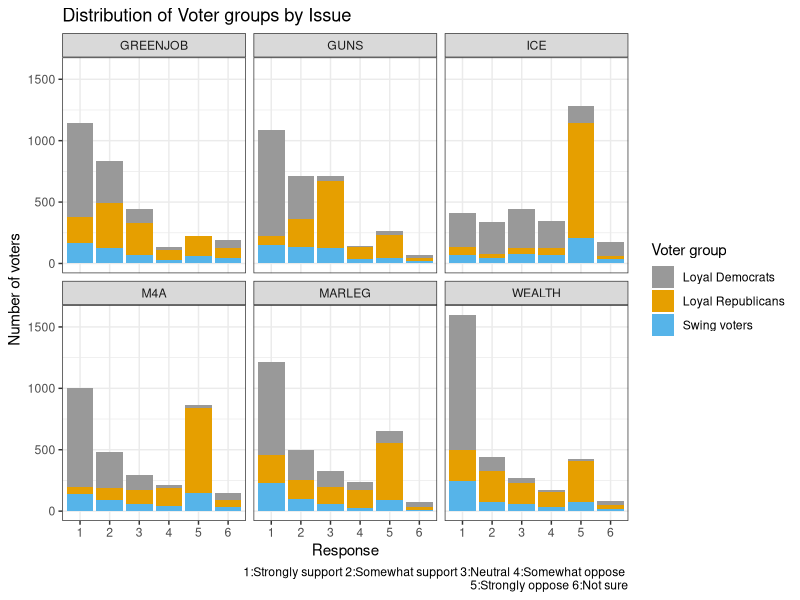
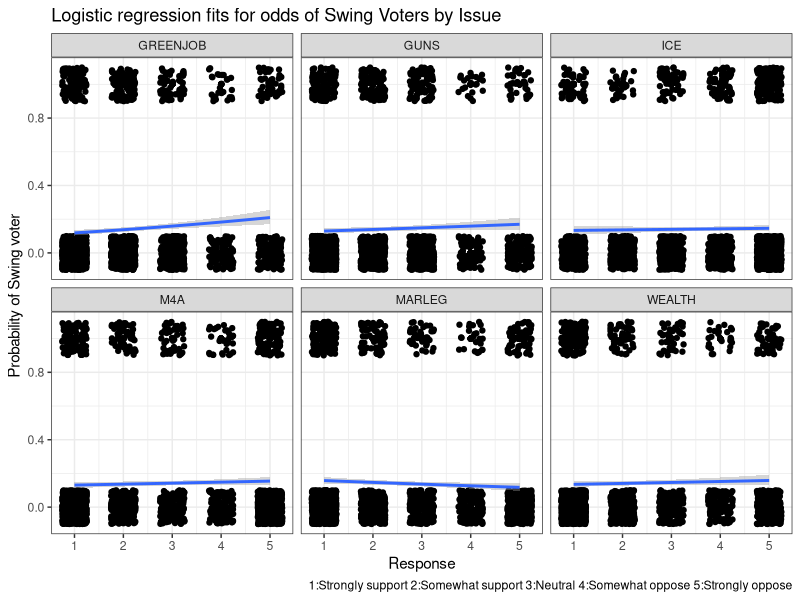
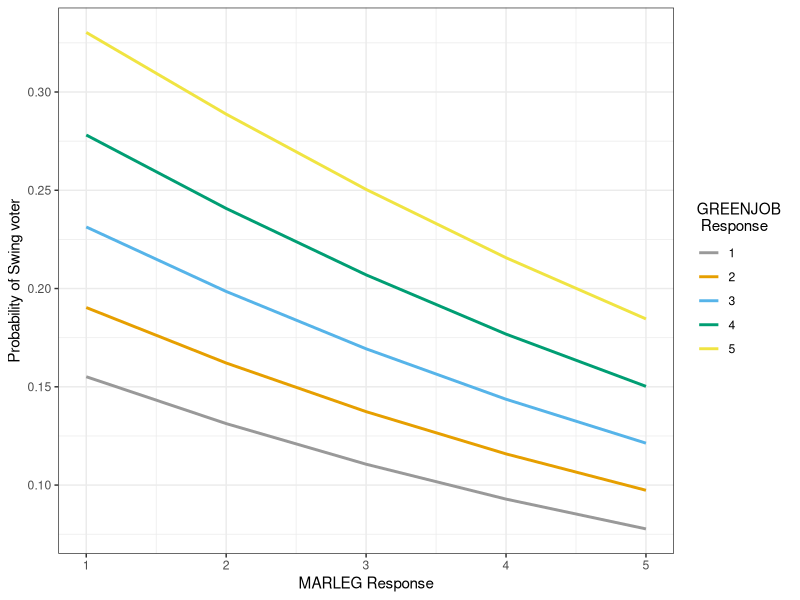
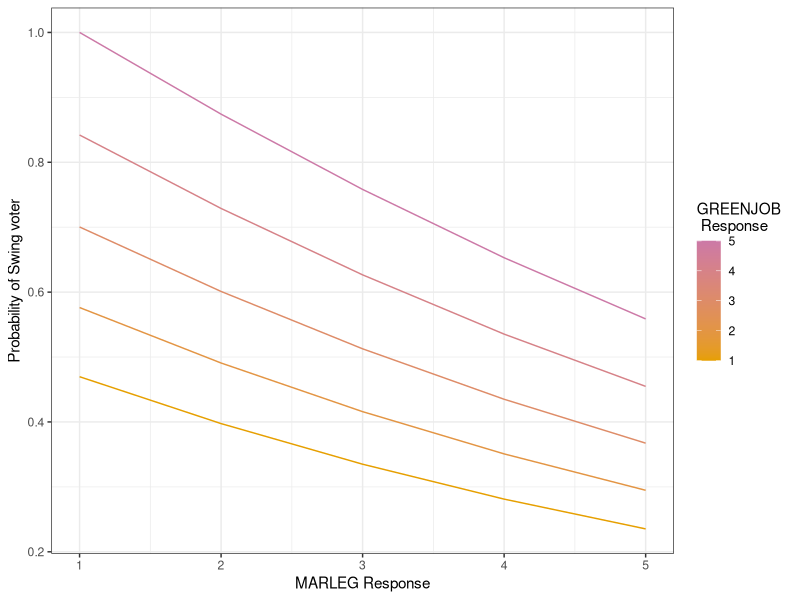
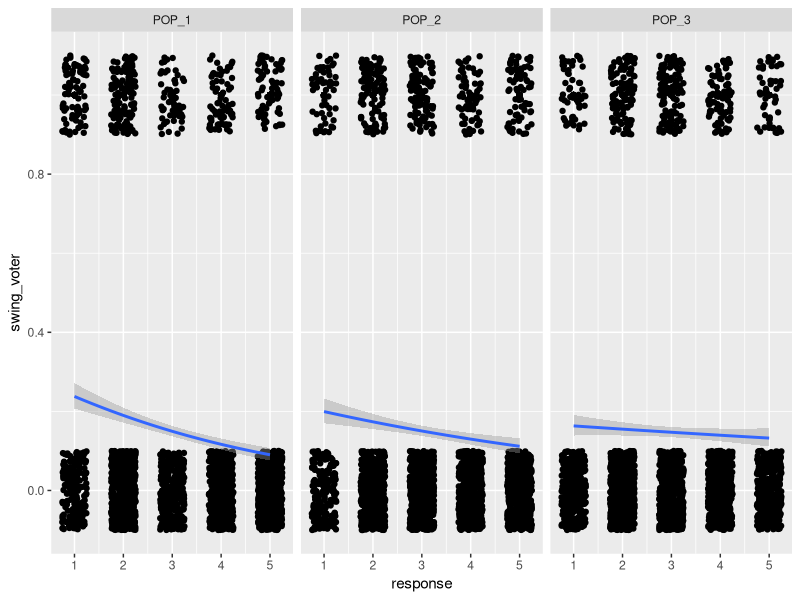

R code for these plots, in order:
## ---- chunk 1
knitr::opts_chunk$set(echo = FALSE, tidy = TRUE, warning = FALSE, message = FALSE)
## ---- chunk 2
library(tidyverse)
library(broom)
library(arm)
cb_palette = c("#999999", "#E69F00", "#56B4E9", "#009E73", "#F0E442", "#0072B2", "#D55E00", "#CC79A7")
## ---- chunk 3
WTHH_full = read_csv("DFP_WTHH_release.csv")
WTHH = WTHH_full[c("presvote16post", "house3", "weight_DFP", "M4A", "GREENJOB", "WEALTH", "MARLEG", "ICE", "GUNS", "POP_1", "POP_2", "POP_3")]
## ---- chunk 4
WTHH$grp <- ifelse(WTHH$presvote16post==1 & WTHH$house3==1, "Loyal Democrats", ifelse(WTHH$presvote16post==2 & WTHH$house3==2, "Loyal Republicans", ifelse(!(WTHH$presvote16post %in% c(7,NA)), "Swing voters", NA)))
WTHH$swing_bhv <- ifelse(WTHH$grp=="Swing voters", ifelse(WTHH$house3==1, "Switch to D", ifelse(WTHH$house3==2, "Switch to R", "Others")), NA)

# cols <- c("presvote16post", "house3", "M4A", "GREENJOB", "WEALTH", "MARLEG", "ICE", "GUNS", "POP_1", "POP_2", "POP_3", "grp", "swing_bhv")
# WTHH[cols] <- lapply(WTHH[cols], factor)
## ---- chunk 5
WTHH.long = gather(WTHH, key="issue", value="response",
                   c("M4A", "GREENJOB", "WEALTH", "MARLEG", "ICE", "GUNS"))
cols <- c("issue", "response")
WTHH.long[cols] <- lapply(WTHH.long[cols], factor)
WTHH.long <- WTHH.long[c("issue", "response", "grp", "weight_DFP")]
WTHH.long <- WTHH.long[!is.na(WTHH.long$response) & !is.na(WTHH.long$grp),]
## ---- chunk 6
ggplot(WTHH.long, aes(x=response)) + stat_count(aes(fill=grp, weight=weight_DFP)) +
  facet_wrap(~issue) + scale_fill_manual(values=cb_palette) +
  labs(fill="Voter group", caption="1:Strongly support 2:Somewhat support 3:Neutral 4:Somewhat oppose \n5:Strongly oppose 6:Not sure") +
  ggtitle("Distribution of Voter groups by Issue") +
  xlab("Response") + ylab("Number of voters") +
  theme_bw()
## ---- chunk 7
WTHH$swing_voter = ifelse(WTHH$grp=="Swing voters", 1, ifelse(is.na(WTHH$grp), NA, 0))
WTHH.issue = WTHH[c("GREENJOB", "GUNS", "ICE", "M4A", "MARLEG", "WEALTH", "weight_DFP", "swing_voter")]
## ---- chunk 8
WTHH.issue <- WTHH.issue[rowSums(WTHH.issue[,c(1,2,3,4,5,6)] == 6) == 0,]
WTHH.issue <- WTHH.issue[complete.cases(WTHH.issue),]
## ---- chunk 9
WTHH.issue.long = gather(WTHH.issue, key="issue", value="response",
                   c("M4A", "GREENJOB", "WEALTH", "MARLEG", "ICE", "GUNS"))
ggplot(WTHH.issue.long, aes(x=response, y=swing_voter)) + geom_point(alpha=0.4) +
  geom_jitter(height=0.1, width=0.25) +
  geom_smooth(method = "glm", method.args = list(family = "binomial")) +
  facet_wrap(~issue) +
  labs(caption="1:Strongly support 2:Somewhat support 3:Neutral 4:Somewhat oppose 5:Strongly oppose") +
  ggtitle("Logistic regression fits for odds of Swing Voters by Issue") +
  xlab("Response") + ylab("Probability of Swing voter") +
  theme_bw()
## ---- chunk 10
WTHH.issue.logit1 <- glm(swing_voter ~ GREENJOB + GUNS + ICE + M4A + MARLEG + WEALTH, weights=weight_DFP, family="quasibinomial", data=WTHH.issue)
display(WTHH.issue.logit1)
## ---- chunk 11
WTHH.issue.logit <- glm(swing_voter ~ GREENJOB + MARLEG, weights=weight_DFP, family="quasibinomial", data=WTHH.issue)
display(WTHH.issue.logit)
## ---- chunk 12
WTHH.pop = WTHH[c("POP_1", "POP_2", "POP_3", "weight_DFP", "swing_voter")]
## ---- chunk 13
WTHH.pop <- WTHH.pop[rowSums(WTHH.pop[,c(1,2,3)] == 6) == 0,]
WTHH.pop <- WTHH.pop[complete.cases(WTHH.pop),]
## ---- chunk 14
issue.predict.grid = expand.grid(MARLEG = seq(1, 5, 1), GREENJOB = seq(1, 5, 1))
issue.pred = predict(WTHH.issue.logit, type = "response", newdata = issue.predict.grid)
issue.pred.df = data.frame(issue.predict.grid, swing.prob = as.vector(issue.pred))
ggplot(issue.pred.df, aes(x = MARLEG, y = swing.prob, group = factor(GREENJOB), color = factor(GREENJOB))) + geom_line(size=1) + xlab("MARLEG Response") + ylab("Probability of Swing voter") + labs(color = "GREENJOB \n Response") + theme_bw() + scale_color_manual(values = cb_palette)
## ---- chunk 15
issue.predict.grid = expand.grid(MARLEG = seq(1, 5, 1), GREENJOB = seq(1, 5, 1))
issue.pred = predict(WTHH.issue.logit, type = "response", newdata = issue.predict.grid)
issue.pred.df = data.frame(issue.predict.grid, swing.prob = as.vector(issue.pred/max(issue.pred)))
ggplot(issue.pred.df, aes(x = MARLEG, y = swing.prob, group = GREENJOB, color = GREENJOB)) + geom_line() + xlab("MARLEG Response") + ylab("Probability of Swing voter") + labs(color = "GREENJOB \n Response") + theme_bw() + scale_color_continuous(low = "#E69F00", high = "#CC79A7")
## ---- chunk 16
WTHH.issue.logit3 <- glm(swing_voter ~ GREENJOB * GUNS * ICE * M4A * MARLEG * WEALTH, weights=weight_DFP, family="quasibinomial", data=WTHH.issue)
display(WTHH.issue.logit3)
## ---- chunk 17
WTHH.pop.long = gather(WTHH.pop, key="populism", value="response",
                   c("POP_1", "POP_2", "POP_3"))
ggplot(WTHH.pop.long, aes(x=response, y=swing_voter)) + geom_point(alpha=0.4) +
  geom_jitter(height=0.1, width=0.25) +
  geom_smooth(method = "glm", method.args = list(family = "binomial")) +
  facet_wrap(~populism)
